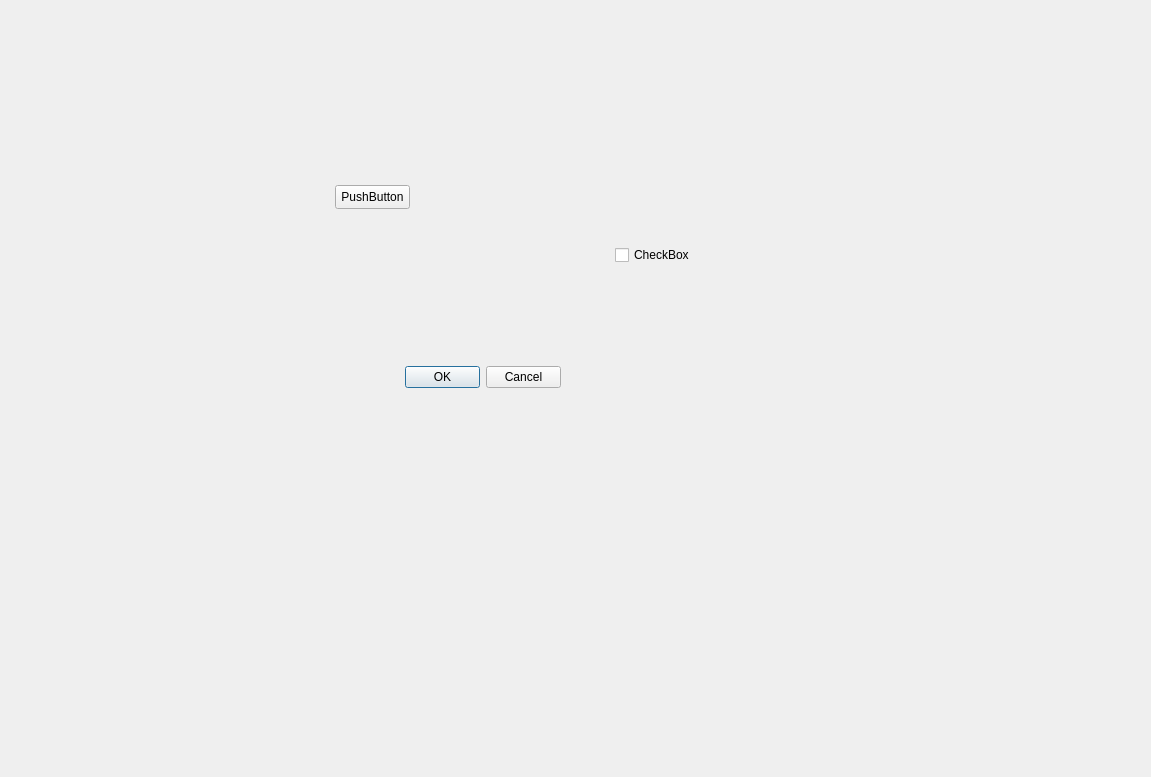
<?xml version="1.0" encoding="UTF-8"?>
<ui version="4.0">
 <class>MainPages</class>
 <widget class="QWidget" name="MainPages">
  <property name="geometry">
   <rect>
    <x>0</x>
    <y>0</y>
    <width>1151</width>
    <height>777</height>
   </rect>
  </property>
  <property name="windowTitle">
   <string>Form</string>
  </property>
  <layout class="QVBoxLayout" name="main_pages_layout">
   <property name="spacing">
    <number>0</number>
   </property>
   <property name="leftMargin">
    <number>5</number>
   </property>
   <property name="topMargin">
    <number>5</number>
   </property>
   <property name="rightMargin">
    <number>5</number>
   </property>
   <property name="bottomMargin">
    <number>5</number>
   </property>
   <item>
    <widget class="QStackedWidget" name="pages">
     <property name="currentIndex">
      <number>3</number>
     </property>
     <widget class="QWidget" name="page_1">
      <property name="styleSheet">
       <string notr="true">font-size: 14pt</string>
      </property>
      <layout class="QVBoxLayout" name="page_1_layout">
       <property name="spacing">
        <number>5</number>
       </property>
       <property name="leftMargin">
        <number>5</number>
       </property>
       <property name="topMargin">
        <number>5</number>
       </property>
       <property name="rightMargin">
        <number>5</number>
       </property>
       <property name="bottomMargin">
        <number>5</number>
       </property>
       <item alignment="Qt::AlignHCenter">
        <widget class="QFrame" name="welcome_base">
         <property name="minimumSize">
          <size>
           <width>300</width>
           <height>150</height>
          </size>
         </property>
         <property name="maximumSize">
          <size>
           <width>300</width>
           <height>150</height>
          </size>
         </property>
         <property name="frameShape">
          <enum>QFrame::NoFrame</enum>
         </property>
         <property name="frameShadow">
          <enum>QFrame::Raised</enum>
         </property>
         <layout class="QVBoxLayout" name="center_page_layout">
          <property name="spacing">
           <number>10</number>
          </property>
          <property name="leftMargin">
           <number>0</number>
          </property>
          <property name="topMargin">
           <number>0</number>
          </property>
          <property name="rightMargin">
           <number>0</number>
          </property>
          <property name="bottomMargin">
           <number>0</number>
          </property>
          <item>
           <widget class="QFrame" name="logo">
            <property name="minimumSize">
             <size>
              <width>300</width>
              <height>120</height>
             </size>
            </property>
            <property name="maximumSize">
             <size>
              <width>300</width>
              <height>120</height>
             </size>
            </property>
            <property name="frameShape">
             <enum>QFrame::NoFrame</enum>
            </property>
            <property name="frameShadow">
             <enum>QFrame::Raised</enum>
            </property>
            <layout class="QVBoxLayout" name="logo_layout">
             <property name="spacing">
              <number>0</number>
             </property>
             <property name="leftMargin">
              <number>0</number>
             </property>
             <property name="topMargin">
              <number>0</number>
             </property>
             <property name="rightMargin">
              <number>0</number>
             </property>
             <property name="bottomMargin">
              <number>0</number>
             </property>
            </layout>
           </widget>
          </item>
          <item>
           <widget class="QLabel" name="label">
            <property name="text">
             <string>Welcome To PyOneDark GUI</string>
            </property>
            <property name="alignment">
             <set>Qt::AlignCenter</set>
            </property>
           </widget>
          </item>
         </layout>
        </widget>
       </item>
      </layout>
     </widget>
     <widget class="QWidget" name="page_2">
      <layout class="QVBoxLayout" name="page_2_layout">
       <property name="spacing">
        <number>5</number>
       </property>
       <property name="leftMargin">
        <number>5</number>
       </property>
       <property name="topMargin">
        <number>5</number>
       </property>
       <property name="rightMargin">
        <number>5</number>
       </property>
       <property name="bottomMargin">
        <number>5</number>
       </property>
       <item>
        <widget class="QScrollArea" name="scroll_area">
         <property name="styleSheet">
          <string notr="true">background: transparent;</string>
         </property>
         <property name="frameShape">
          <enum>QFrame::NoFrame</enum>
         </property>
         <property name="verticalScrollBarPolicy">
          <enum>Qt::ScrollBarAlwaysOff</enum>
         </property>
         <property name="horizontalScrollBarPolicy">
          <enum>Qt::ScrollBarAlwaysOff</enum>
         </property>
         <property name="widgetResizable">
          <bool>true</bool>
         </property>
         <widget class="QWidget" name="contents">
          <property name="geometry">
           <rect>
            <x>0</x>
            <y>0</y>
            <width>1131</width>
            <height>757</height>
           </rect>
          </property>
          <property name="styleSheet">
           <string notr="true">background: transparent;</string>
          </property>
          <layout class="QVBoxLayout" name="verticalLayout">
           <property name="spacing">
            <number>15</number>
           </property>
           <property name="leftMargin">
            <number>5</number>
           </property>
           <property name="topMargin">
            <number>5</number>
           </property>
           <property name="rightMargin">
            <number>5</number>
           </property>
           <property name="bottomMargin">
            <number>5</number>
           </property>
           <item>
            <widget class="QLabel" name="title_label">
             <property name="maximumSize">
              <size>
               <width>16777215</width>
               <height>40</height>
              </size>
             </property>
             <property name="font">
              <font>
               <pointsize>16</pointsize>
              </font>
             </property>
             <property name="styleSheet">
              <string notr="true">font-size: 16pt</string>
             </property>
             <property name="text">
              <string>Custom Widgets Page</string>
             </property>
             <property name="alignment">
              <set>Qt::AlignCenter</set>
             </property>
            </widget>
           </item>
           <item>
            <widget class="QLabel" name="description_label">
             <property name="text">
              <string>Here will be all the custom widgets, they will be added over time on this page.
I will try to always record a new tutorial when adding a new Widget and updating the project on Patreon before launching on GitHub and GitHub after the public release.</string>
             </property>
             <property name="alignment">
              <set>Qt::AlignHCenter|Qt::AlignTop</set>
             </property>
             <property name="wordWrap">
              <bool>true</bool>
             </property>
            </widget>
           </item>
           <item>
            <layout class="QHBoxLayout" name="row_1_layout"/>
           </item>
           <item>
            <layout class="QHBoxLayout" name="row_2_layout"/>
           </item>
           <item>
            <layout class="QHBoxLayout" name="row_3_layout"/>
           </item>
           <item>
            <layout class="QVBoxLayout" name="row_4_layout"/>
           </item>
           <item>
            <layout class="QVBoxLayout" name="row_5_layout"/>
           </item>
          </layout>
         </widget>
        </widget>
       </item>
      </layout>
     </widget>
     <widget class="QWidget" name="page_3">
      <property name="styleSheet">
       <string notr="true">QFrame {
	font-size: 16pt;
}</string>
      </property>
      <layout class="QVBoxLayout" name="page_3_layout">
       <item>
        <widget class="QLabel" name="empty_page_label">
         <property name="font">
          <font>
           <pointsize>16</pointsize>
          </font>
         </property>
         <property name="text">
          <string>Empty Page</string>
         </property>
         <property name="alignment">
          <set>Qt::AlignCenter</set>
         </property>
        </widget>
       </item>
      </layout>
     </widget>
     <widget class="QWidget" name="page_4">
      <widget class="QPushButton" name="pushButton">
       <property name="geometry">
        <rect>
         <x>330</x>
         <y>180</y>
         <width>75</width>
         <height>24</height>
        </rect>
       </property>
       <property name="text">
        <string>PushButton</string>
       </property>
      </widget>
      <widget class="QDialogButtonBox" name="buttonBox">
       <property name="geometry">
        <rect>
         <x>400</x>
         <y>360</y>
         <width>156</width>
         <height>24</height>
        </rect>
       </property>
       <property name="standardButtons">
        <set>QDialogButtonBox::Cancel|QDialogButtonBox::Ok</set>
       </property>
      </widget>
      <widget class="QCheckBox" name="checkBox">
       <property name="geometry">
        <rect>
         <x>610</x>
         <y>240</y>
         <width>79</width>
         <height>20</height>
        </rect>
       </property>
       <property name="text">
        <string>CheckBox</string>
       </property>
      </widget>
     </widget>
    </widget>
   </item>
  </layout>
 </widget>
 <resources/>
 <connections/>
</ui>
